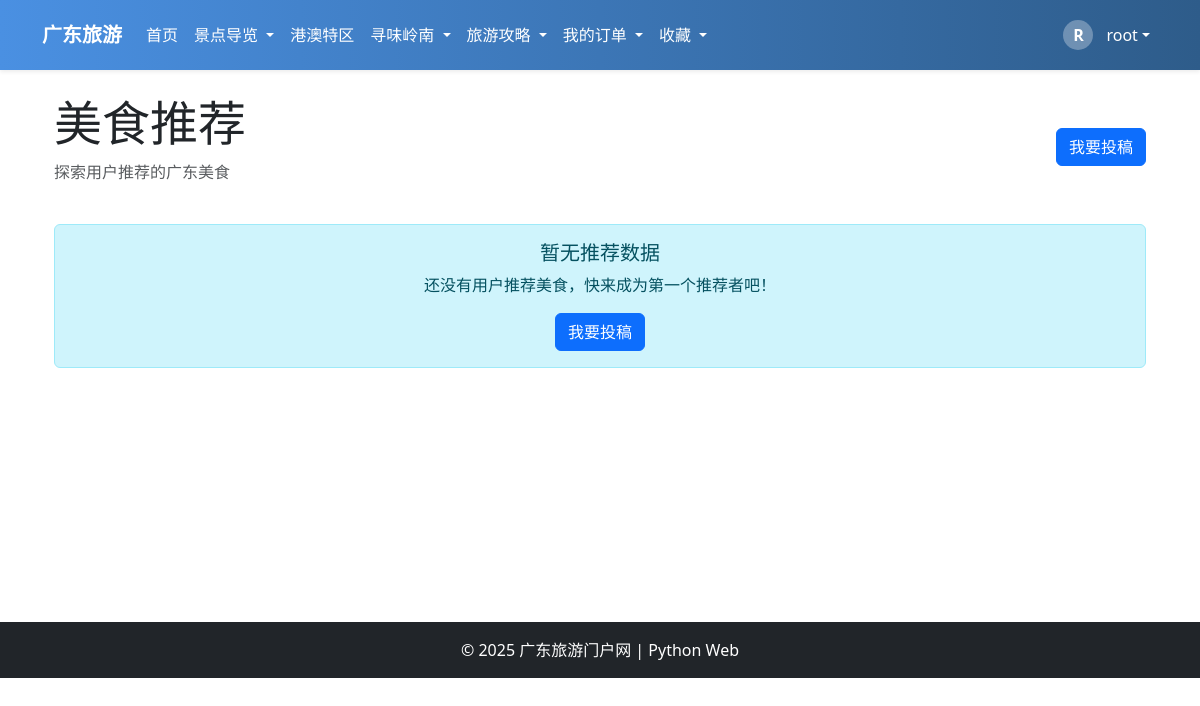
/foodApp/recommendations/ (signed in), run on an earlier commit of the app's database.
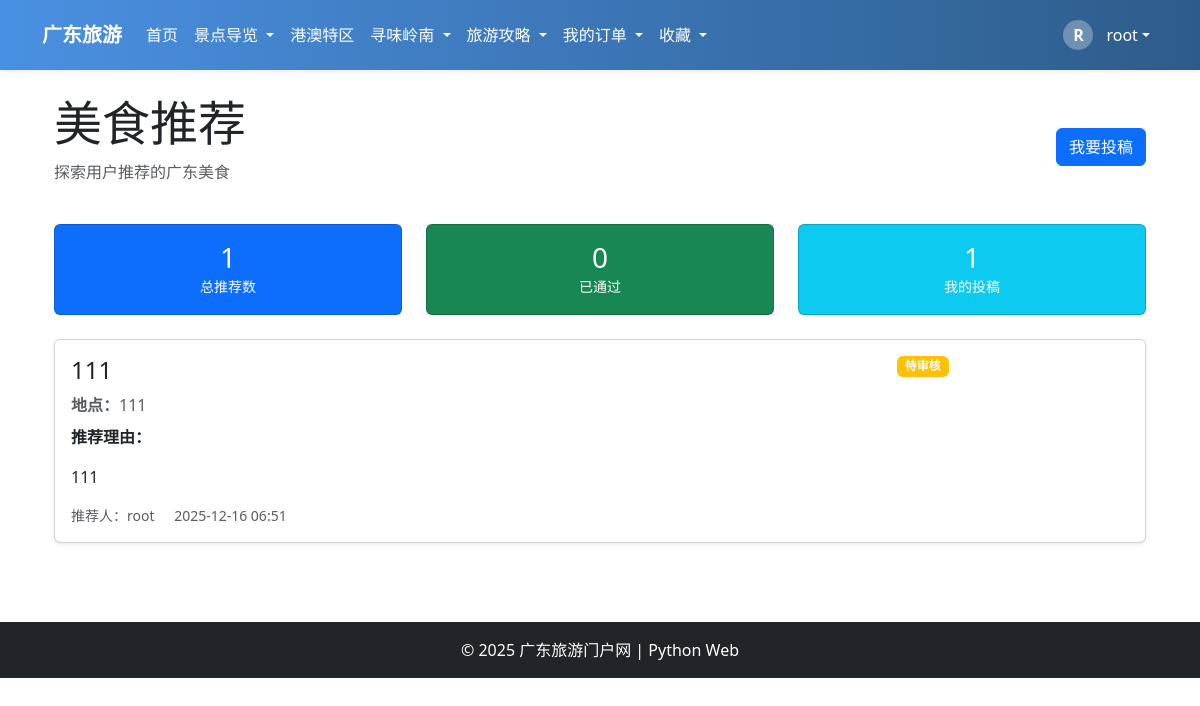
And on a later commit of the database.
### foodApp/models.py (models this page shows, shortened)
class FoodRecommendation(models.Model):
    STATUS_CHOICES = (
        ('pending', '待审核'),
        ('approved', '已通过'),
        ('rejected', '已拒绝'),
    )
    user = models.ForeignKey(User, on_delete=models.CASCADE, verbose_name="推荐用户")
    food_name = models.CharField(max_length=100, verbose_name="美食名称")
    location = models.CharField(max_length=200, verbose_name="地点")
    reason = models.TextField(verbose_name="推荐理由")
    status = models.CharField(max_length=20, choices=STATUS_CHOICES, default='pending', verbose_name="审核状态")
    created_at = models.DateTimeField(auto_now_add=True, verbose_name="投稿时间")
    updated_at = models.DateTimeField(auto_now=True, verbose_name="更新时间")
    class Meta:
        ordering = ['-created_at']
        verbose_name = "美食推荐"
        verbose_name_plural = "美食推荐"

### foodApp/views.py (the view)
# urls.py: path('recommendations/', views.RecommendationListView.as_view(), name='recommendation_list'),  # 推荐列表
class RecommendationListView(ListView):
    model = FoodRecommendation
    template_name = 'food/recommendation_list.html'
    context_object_name = 'recommendations'
    paginate_by = 10
    def get_queryset(self):
        queryset = FoodRecommendation.objects.all()
        if self.request.user.is_authenticated:
            if not self.request.user.is_staff:
                queryset = queryset.filter(status='approved')
        else:
            queryset = queryset.filter(status='approved')
        return queryset.order_by('-created_at')
    def get_context_data(self, **kwargs):
        context = super().get_context_data(**kwargs)
        context['total_count'] = FoodRecommendation.objects.count()
        context['approved_count'] = FoodRecommendation.objects.filter(status='approved').count()
        if self.request.user.is_authenticated:
            context['my_count'] = FoodRecommendation.objects.filter(user=self.request.user).count()
        return context

### templates/food/recommendation_list.html (shortened to what this page needs)
{% extends 'base.html' %}
{% block content %}
<div class="container mt-4">
    <div class="d-flex justify-content-between align-items-center mb-4">
        <div>
            <h1 class="display-5">美食推荐</h1>
            <p class="text-muted">探索用户推荐的广东美食</p>
        </div>
        {% if user.is_authenticated %}
        <a href="{% url 'foodApp:food_recommend' %}" class="btn btn-primary">
             我要投稿
        </a>
        {% endif %}
    </div>
    {% if total_count %}
    <div class="row mb-4">
        <div class="col-md-4">
            <div class="card text-center bg-primary text-white">
                <div class="card-body">
                    <h3 class="mb-0">{{ total_count }}</h3>
                    <small>总推荐数</small>
                </div>
            </div>
        </div>
        <div class="col-md-4">
            <div class="card text-center bg-success text-white">
                <div class="card-body">
                    <h3 class="mb-0">{{ approved_count }}</h3>
                    <small>已通过</small>
                </div>
            </div>
        </div>
        {% if user.is_authenticated and my_count %}
        <div class="col-md-4">
            <div class="card text-center bg-info text-white">
                <div class="card-body">
                    <h3 class="mb-0">{{ my_count }}</h3>
                    <small>我的投稿</small>
                </div>
            </div>
        </div>
        {% endif %}
    </div>
    {% endif %}
    {% if recommendations %}
        {% for recommendation in recommendations %}
        <div class="card mb-3 shadow-sm">
            <div class="card-body">
                <div class="row">
                    <div class="col-md-10">
                        <div class="d-flex justify-content-between align-items-start mb-2">
                            <h4 class="card-title mb-0">
                                {{ recommendation.food_name }}
                            </h4>
                            <span class="badge
                                {% if recommendation.status == 'approved' %}bg-success
                                {% elif recommendation.status == 'pending' %}bg-warning
                                {% else %}bg-danger{% endif %}">
                                {{ recommendation.get_status_display }}
                            </span>
                        </div>
                        <p class="text-muted mb-2">
                             <strong>地点：</strong>{{ recommendation.location }}
                        </p>
                        <p class="card-text">
                            <strong>推荐理由：</strong>{{ recommendation.reason|linebreaks }}
                        </p>
                        <div class="text-muted small">
                            <span>推荐人：{{ recommendation.user.username }}</span>
                            <span class="ms-3">{{ recommendation.created_at|date:"Y-m-d H:i" }}</span>
                        </div>
                    </div>
                </div>
            </div>
        </div>
        {% endfor %}
    {% else %}
        <div class="alert alert-info text-center" role="alert">
            <h5>暂无推荐数据</h5>
            <p class="mb-3">还没有用户推荐美食，快来成为第一个推荐者吧！</p>
            {% if user.is_authenticated %}
                <a href="{% url 'foodApp:food_recommend' %}" class="btn btn-primary">我要投稿</a>
            {% else %}
                <a href="{% url 'login' %}" class="btn btn-primary">登录后投稿</a>
            {% endif %}
        </div>
    {% endif %}
</div>
{% endblock %}

What changed in the data, as far as the page shows it:
added FoodRecommendation: food_name "111", status "待审核", location "111", reason "111", user.username "root", created_at "2025-12-16 06:51"
Also different on the page:
{{ total_count }}: (not shown) → "1"
{{ approved_count }}: (not shown) → "0"
{{ my_count }}: (not shown) → "1"
text no longer shown: "暂无推荐数据 还没有用户推荐美食，快来成为第一个推荐者吧！ 我要投稿"
text now shown: "总推荐数 已通过 我的投稿"
